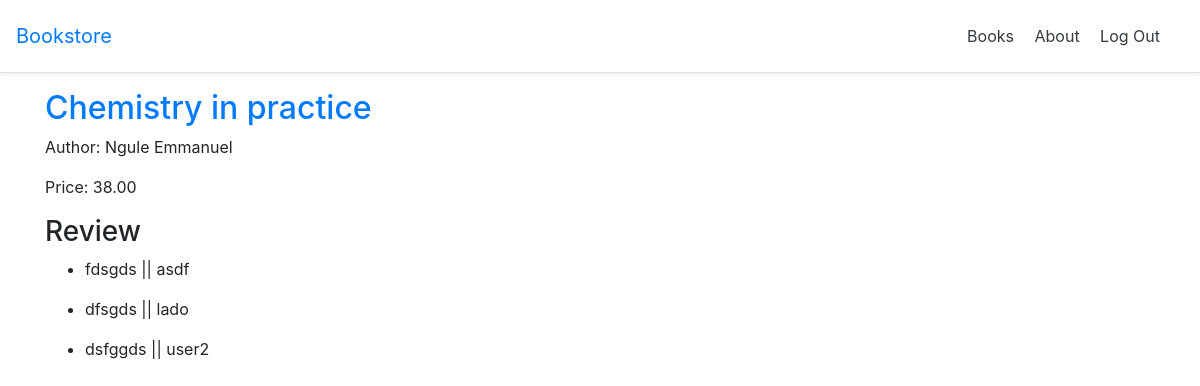
Screenshot of /books/199a1366-2a9a-4b85-ae12-37c1fbb5e9f4 (signed in) with the database file from the repository.
### books/models.py (models this page shows, shortened)
class Book(models.Model):
    id = models.UUIDField(
        primary_key=True,
        default=uuid.uuid4,
        editable=False)
    title = models.CharField(max_length=200)
    author = models.CharField(max_length=200)
    price = models.DecimalField(max_digits=6, decimal_places=2)
    cover = models.ImageField(upload_to='covers/', blank = True)
    class Meta:
        permissions =[
            ('special_status', 'can read all books')
        ]

class Review(models.Model):
    book = models.ForeignKey(
        Book,
        on_delete = models.CASCADE,
        related_name  = 'reviews'
    )
    review = models.CharField(max_length= 255)
    author = models.ForeignKey(
        get_user_model(),
        on_delete= models.CASCADE
    )

### users/models.py (models this page shows)
class CustomUser(AbstractUser):
    pass

### books/views.py (the view)
# urls.py: path('<uuid:pk>', BookDetailView.as_view(), name='book_detail'),
class BookDetailView(LoginRequiredMixin, PermissionRequiredMixin, DetailView):
    model = Book
    context_object_name = 'book'
    template_name = 'books/book_detail.html'
    login_url = 'account_login'
    permission_required = 'books.special_status'

### templates/books/book_detail.html (shortened to what this page needs)
{% extends '_base.html' %}
{% block content %}
<div class="book-detail">
  <h2><a href="">{{ book.title }}</a></h2>
  <p>Author: {{ book.author }}</p>
  <p>Price: {{ book.price }}</p>
  <h3>Review</h3>
  {% for review in book.reviews.all %}
  <ul>
    <li>{{review.review}} || {{review.author}}</li>
  </ul>
  {% endfor %}
</div>
{% endblock content %}

### rows the page displays
Book: title "Chemistry in practice", author "Ngule Emmanuel", price "38.00"
Review: review "fdsgds", author "asdf"
Review: review "dfsgds", author "lado"
Review: review "dsfggds", author "user2"
